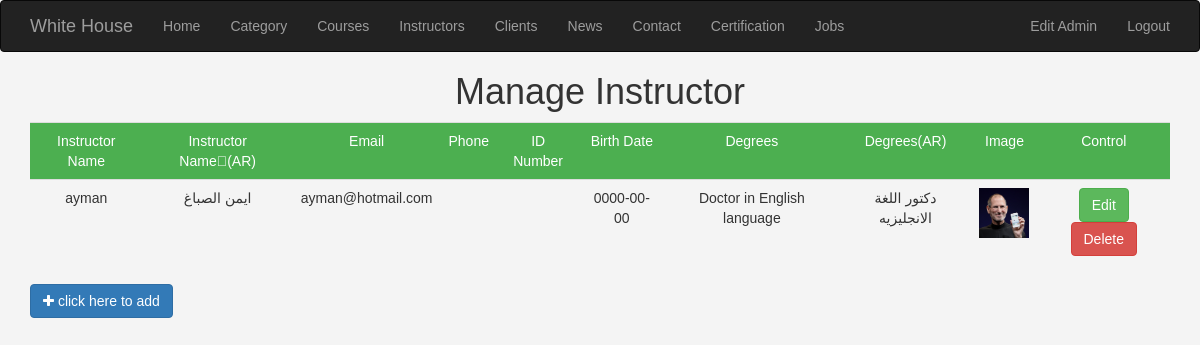
The app's page /WHA/admin/instructors.php (signed in) with its own data.
### tables this page shows
CREATE TABLE IF NOT EXISTS `instructor` (
`instructorID` int(7) NOT NULL,
  `instructorName` varchar(255) NOT NULL,
  `instructorNameAr` varchar(255) NOT NULL,
  `email` varchar(255) NOT NULL,
  `phone` varchar(255) NOT NULL,
  `IDNumber` varchar(16) NOT NULL,
  `birthDate` date NOT NULL,
  `degrees` varchar(255) NOT NULL,
  `degreesAr` varchar(255) NOT NULL,
  `image` varchar(255) NOT NULL
);

### WHA/admin/instructors.php (the view, shortened to what this page needs)
<?php
	if(isset($_SESSION['Username'])){
		include 'init.php';
 		include $tpl . 'header.inc';
 		$flag ='';
 		if(isset($_GET['flag'])){
 			$flag=$_GET['flag'];
 		}else{
 			$flag='Manage';
 		}
 		if ($flag=='Manage'){
 			$stmt=$con->prepare("SELECT * FROM instructor");
 			$stmt->execute();
 			$rows=$stmt->fetchAll();
 			?>
 				<h1 class="text-center">Manage Instructor</h1>
		 		<div class="container">
		 			<div class="table-responsive">
		 				<table class="main-table manage_images table table-border">
		 					<tr class="text-center">
		 						<td>Instructor Name</td>
		 						<td>Instructor Nameِ(AR)</td>
		 						<td>Email</td>
		 						<td>Phone</td>
		 						<td>ID Number</td>
		 						<td>Birth Date</td>
		 						<td>Degrees</td>
		 						<td>Degrees(AR)</td>
		 						<td>Image</td>
		 						<td>Control</td>
		 					</tr>
		 					<?php
		 						foreach ($rows as $row) {
		 							echo "<tr class='text-center'>";
		 								echo "<td>" . $row['instructorName'] . "</td>";
		 								echo "<td>" . $row['instructorNameAr'] . "</td>";
		 								echo "<td>" . $row['email'] . "</td>";
		 								echo "<td>" . $row['phone'] . "</td>";
		 								echo "<td>" . $row['IDNumber'] . "</td>";
		 								echo "<td>" . $row['birthDate'] . "</td>";
		 								echo "<td>" . $row['degrees'] . "</td>";
		 								echo "<td>" . $row['degreesAr'] . "</td>";
		 								echo "<td><img src='upload/images/" . $row['image'] . "' /></td>";
		 								echo "<td>
		 										<a href='?flag=edit&instructorID=" . $row["instructorID"] ."' class='btn btn-success'>Edit</a>
		 										<a href='?flag=delete&instructorID=" . $row["instructorID"] ."' class='btn btn-danger'>Delete</a>
		 									 </td>";
		 							echo "</tr>";
		 						}
		 					?>
		 				</table>
		 			</div>
		 			<a href='?flag=add' class="btn btn-primary"><i class="fa fa-plus"> </i> click here to add</a>
		 		</div>
 			<?php
 		}else{
 			header('Location:instructors.php');
 		}
	}else{
		header('Location:index.php');
		exit();
	}
?>
   <?php include $tpl . 'down.inc' ?>

### WHA/admin/layout/css/custom.css (style rules this page uses)
body { font-family: Arial, Helvetica, sans-serif; background-color: #f4f4f4; }
.main-table tr:first-child td { background-color: #4CAF50; color: #fff; }
.manage_images img { width:50px; height: 50px; }

### records on screen
instructor: instructorName "ayman", instructorNameAr "ايمن الصباغ", email "ayman@hotmail.com", birthDate "0000-00-00", degrees "Doctor in English language", degreesAr "دكتور اللغة الانجليزيه", image (picture)

### other values on screen
lang('HOME') "Home"
lang('CATEGORY') "Category"
lang('PAGE1') "Courses"
lang('PAGE2') "Instructors"
lang('PAGE3') "Clients"
lang('PAGE4') "News"
lang('PAGE5') "Contact"
lang('PAGE7') "Certification"
lang('PAGE8') "Jobs"
lang('PAGE6') "Edit Admin"
lang('LOGOUT') "Logout"
